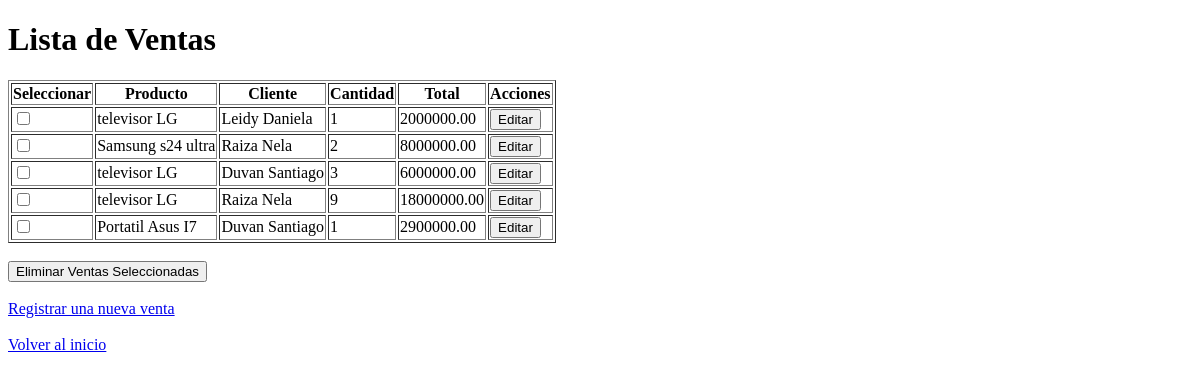
The page /ventas/ on the database as committed earlier.
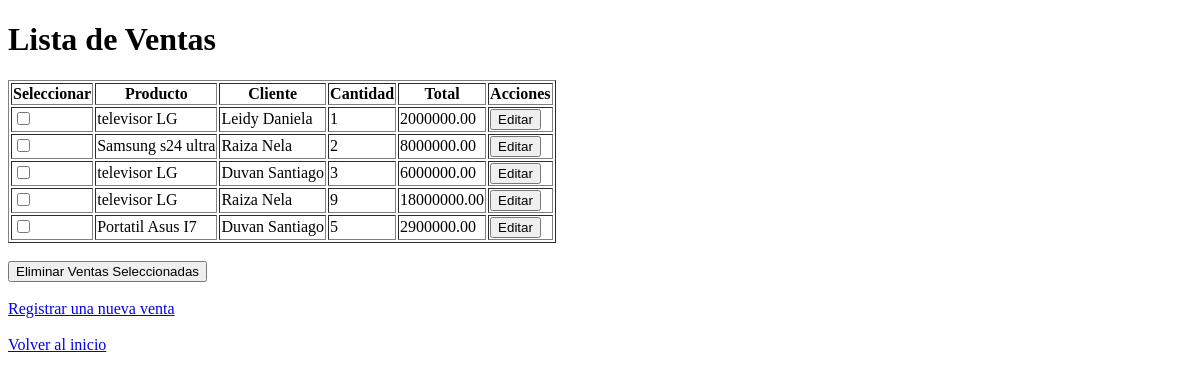
The same page on the database as committed later.
### inventario/models.py (models this page shows, shortened)
class Ventas(models.Model):
    producto = models.ForeignKey(Producto, on_delete=models.CASCADE)
    cliente = models.ForeignKey(Cliente, on_delete=models.CASCADE)
    cantidad = models.IntegerField()
    total = models.DecimalField(max_digits=10, decimal_places=2)
    fecha_venta = models.DateField(auto_now_add=True)

class Producto(models.Model):
    nombre = models.CharField(max_length=100)
    categoria = models.ForeignKey(Categoria, on_delete=models.CASCADE)
    proveedor = models.ForeignKey(Proveedor, on_delete=models.SET_NULL, null=True)
    cantidad = models.IntegerField()
    precio = models.DecimalField(max_digits=10, decimal_places=2)
    descripcion = models.TextField()
    detalleProducto = models.OneToOneField('DetalleProducto', on_delete=models.CASCADE, related_name='porducto_detalle', null=True)

class Cliente(models.Model):
    nombre = models.CharField(max_length=100)
    telefono = models.CharField(max_length=15)
    email = models.TextField(max_length=50)
    direccion = models.CharField(max_length=100)

### inventario/views.py (the view)
# urls.py: path('ventas/', listar_ventas, name='lista_ventas'),
def listar_ventas(request):
    ventas = Ventas.objects.all().select_related('producto', 'cliente')
    return render(request, 'listar_ventas.html', {'ventas': ventas})

### inventario/templates/listar_ventas.html (shortened to what this page needs)
<!DOCTYPE html>
<html lang="es">
<head>
</head>
<body>
  <h1>Lista de Ventas</h1>
  <form action="{% url 'eliminar_ventas' %}" method="POST">
    <table border="1">
      <thead>
        <tr>
          <th>Seleccionar</th>
          <th>Producto</th>
          <th>Cliente</th>
          <th>Cantidad</th>
          <th>Total</th>
          <th>Acciones</th>
        </tr>
      </thead>
      <tbody>
        {% for venta in ventas %}
        <tr>
          <td>
            <input type="checkbox" name="venta_ids" value="{{ venta.id }}">
          </td>
          <td>{{ venta.producto.nombre }}</td>
          <td>{{ venta.cliente.nombre }}</td>
          <td>{{ venta.cantidad }}</td>
          <td>{{ venta.total }}</td>
          <td>
            <a href="{% url 'editar_venta' venta.id %}">
              <button type="button">Editar</button>
            </a>
          </td>
        </tr>
        {% empty %}
        <tr>
          <td colspan="7">No se encontraron ventas.</td>
        </tr>
        {% endfor %}
      </tbody>
    </table>
    <br>
    <button type="submit">Eliminar Ventas Seleccionadas</button>
  </form>
  <br>
  <a href="{% url 'registrar_venta' %}">Registrar una nueva venta</a>
  <br><br>
  <a href="{% url 'inicio' %}">Volver al inicio</a>
</body>
</html>

Rows that differ between the two databases and show on the page:
changed Ventas "Portatil Asus I7": cantidad "1" → "5"
